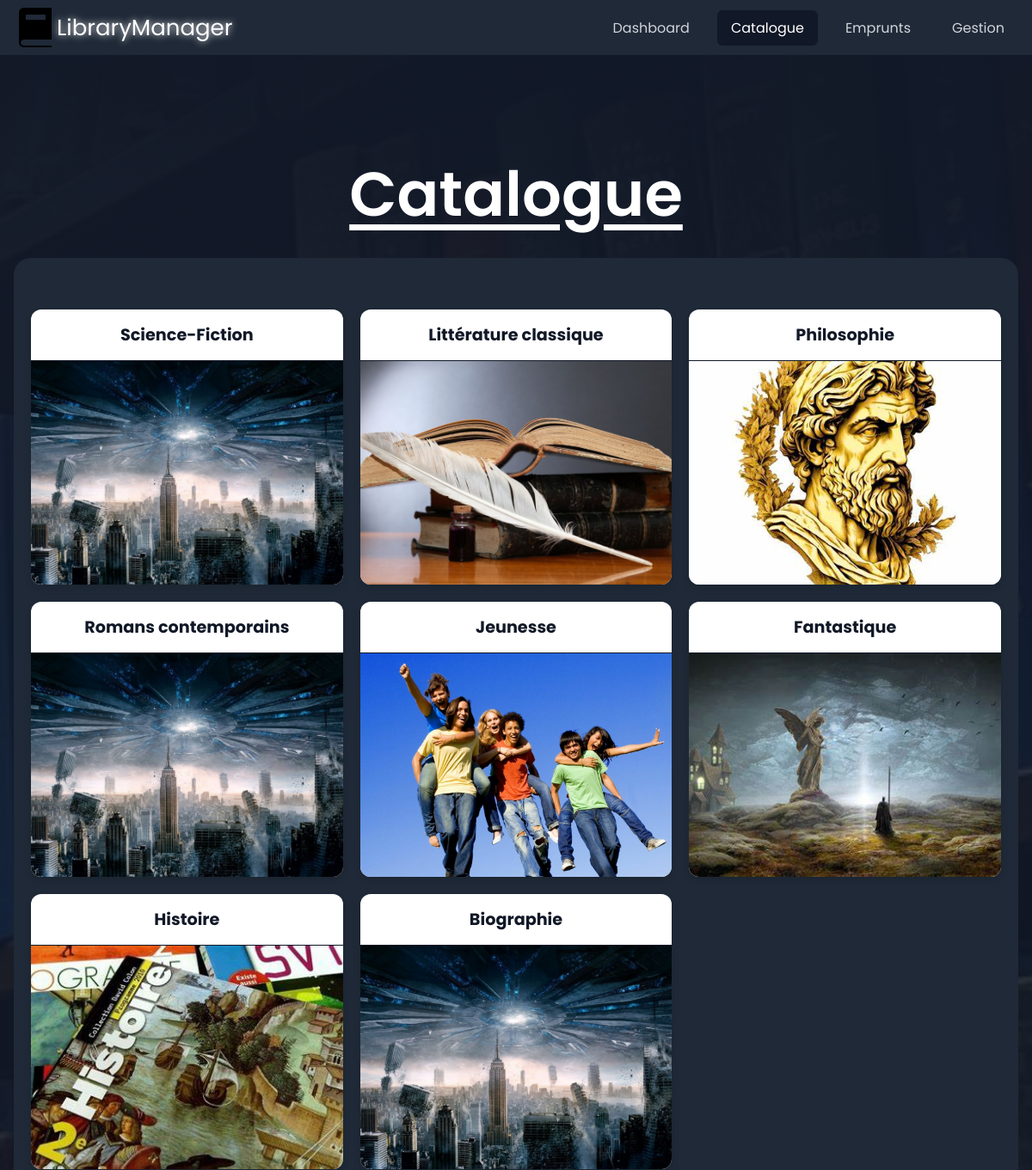
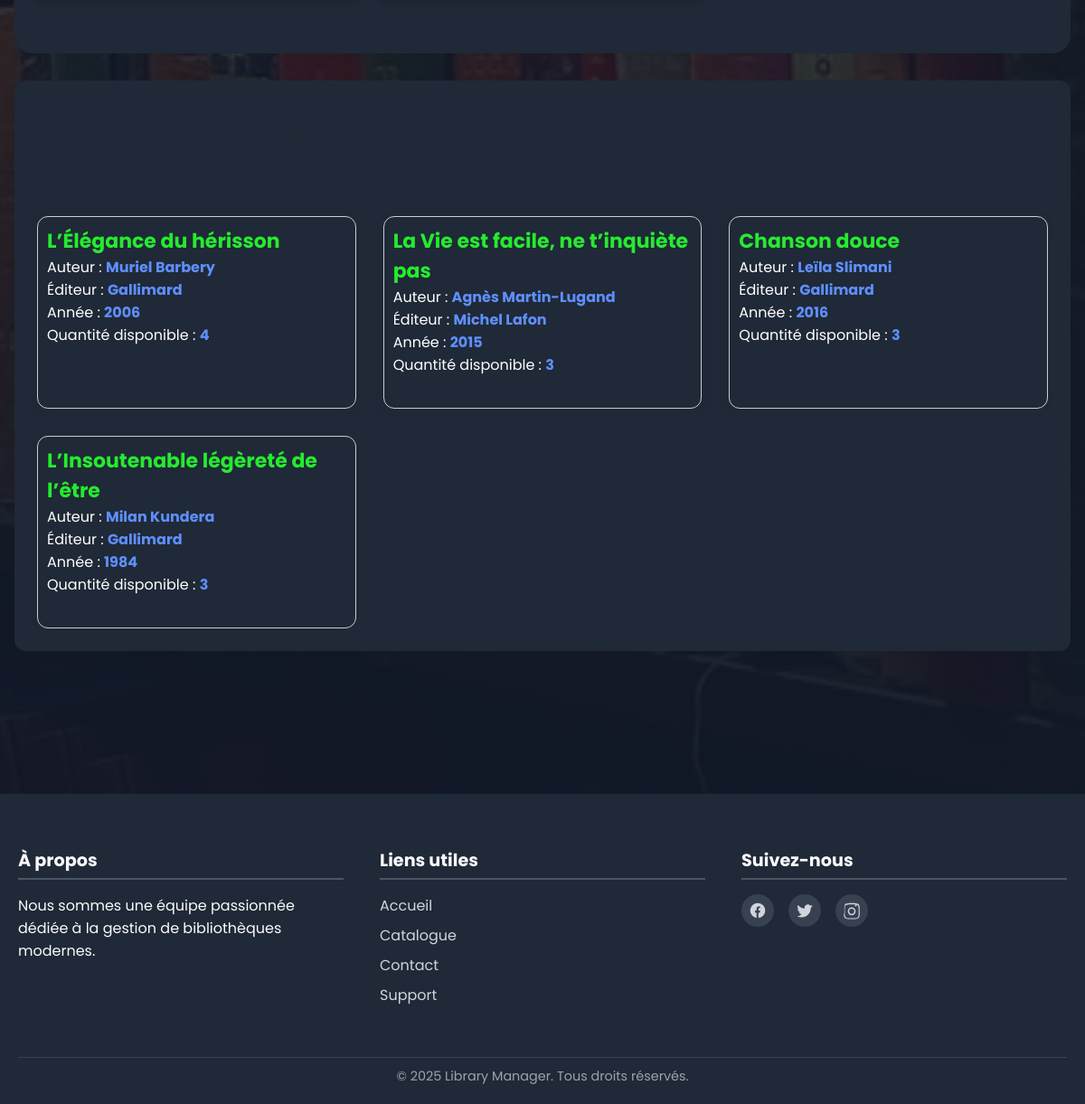
/views/catalogue.php?id_categorie=4, run on the app's committed database (2 pictures, top to bottom).
### tables this page shows
CREATE TABLE categories (
    id_categorie INT AUTO_INCREMENT PRIMARY KEY,
    nom_categorie VARCHAR(100) NOT NULL UNIQUE,
    image VARCHAR(255)
);

CREATE TABLE livres (
    id_livre INT PRIMARY KEY AUTO_INCREMENT,
    titre VARCHAR(255) NOT NULL,
    auteur VARCHAR(255) NOT NULL,
    editeur VARCHAR(255),
    annee YEAR,
    isbn VARCHAR(20) UNIQUE,
    quantite_total INT NOT NULL,
    id_categorie INT,
    FOREIGN KEY (id_categorie) REFERENCES categories(id_categorie)
);

### views/catalogue.php (the view, shortened to what this page needs)
<?php
$pdo = new PDO('mysql:host=localhost;dbname=bib;charset=utf8', 'root', '');
$pdo->setAttribute(PDO::ATTR_ERRMODE, PDO::ERRMODE_EXCEPTION);
$query = $pdo->query("SELECT * FROM categories");
$categories = $query->fetchAll(PDO::FETCH_ASSOC);
$categories = $pdo->query("SELECT * FROM categories")->fetchAll(PDO::FETCH_ASSOC);
$livres = [];
if (isset($_GET['id_categorie'])) {
  $stmt = $pdo->prepare("SELECT * FROM livres WHERE id_categorie = :id");
  $stmt->execute([':id' => $_GET['id_categorie']]);
  $livres = $stmt->fetchAll(PDO::FETCH_ASSOC);
}
?>
<!DOCTYPE html>
<html lang="en">
<head>
  <link rel="stylesheet" href="../resources/css/style.css">
</head>
<body>
  <?php include "../includes/header.php"; ?>
  <div class="section">
    <div class="container">
      <div class="header">
        <h2 class="title">Catalogue</h2>
        <section class="catalogue">
          <div class="grid">
            <?php foreach ($categories as $cat): ?>
              <div class="card" onclick="window.location.href='?id_categorie=<?= $cat['id_categorie'] ?>#livres'">
                <h3><?= htmlspecialchars($cat['nom_categorie']) ?></h3>
                <?php if ($cat['image']): ?>
                  <img src="<?= htmlspecialchars($cat['image']) ?>" alt="Image catégorie" width="150">
                <?php endif; ?>
              </div>
            <?php endforeach; ?>
          </div>
        </section>
        <div class="livre-grid" id="livres">
          <?php if (!empty($livres)): ?>
            <h2>Livres dans la catégorie «
            </h2>
            <div class="livre-card">
              <?php foreach ($livres as $livre): ?>
                <div class="livre-items">
                  <strong><?= htmlspecialchars($livre['titre']) ?></strong><br>
                  Auteur : <b><?= htmlspecialchars($livre['auteur']) ?></b><br>
                  Éditeur : <b><?= htmlspecialchars($livre['editeur']) ?></b><br>
                  Année : <b><?= htmlspecialchars($livre['annee']) ?></b><br>
                  Quantité disponible : <b><?= htmlspecialchars($livre['quantite_total']) ?></b><br><br>
                </div>
              <?php endforeach; ?>
            </div>
          <?php endif; ?>
        </div>
      </div>
    </div>
  </div>
  <?php include '../includes/footer.php'; ?>
</body>
</html>

### resources/css/style.css (style rules this page uses)
body { margin: 0; font-family: poppins; background-color: #1f2937; color: white; }
.section { position: relative; overflow: hidden; padding-top: 3rem; padding-bottom: 8rem; background-image: linear-gradient(rgb(17, 24, 39), rgba(17, 24, 39, 0.85), rgb(17, 24, 39)), url('../images/background.jpg'); backdrop-filter: blur(15px); background-repeat: no-repeat; background-size: cover; background-position: center; background-attachment: fixed }
.title { font-size: 3rem; font-weight: 600; color: white; }
@media (min-width: 640px) { .title { font-size: 4.5rem; } }
.catalogue { padding: 60px 20px; background-color: #1f2937; border-radius: 20px; text-align: center; font-family: sans-serif; }
.grid { display: grid; grid-template-columns: repeat(auto-fit, minmax(250px, 1fr)); gap: 20px; max-width: 1200px; margin: 0 auto; }
.card { background-color: white; border-radius: 12px; overflow: hidden; box-shadow: 0 4px 8px rgba(0, 0, 0, 0.1); transition: transform 0.3s ease, box-shadow 0.3s ease; cursor: pointer; }
.card img { width: 100%; height: 160px; object-fit: cover; }
.card h3 { margin: 15px 0; font-size: 1.2rem; color: #111827; }
h2 { font-size: rem; font-weight: 600; }
h2 { text-align: center; margin-bottom: 20px; color: #1f2937; text-decoration: underline; text-underline-offset: 10px; }

### views/catalogue.php (style rules this page uses)
.catalogue { padding: 60px 20px; background-color: #1f2937; border-radius: 20px; text-align: center; font-family: sans-serif; }
.grid { display: grid; grid-template-columns: repeat(auto-fit, minmax(300px, 1fr)); gap: 20px; max-width: 1200px; margin: 0 auto; }
.card { background-color: white; border-radius: 12px; overflow: hidden; display: flex; flex-direction: column; align-items: center; box-shadow: 0 4px 8px rgba(0, 0, 0, 0.1); transition: transform 0.3s ease, box-shadow 0.3s ease; cursor: pointer; }
.card img { width: 100%; height: 260px; border-top: 1px solid #111827; }
.card h3 { margin: 15px 0; font-size: 1.2rem; color: #111827; }
.livre-grid { display: flex; flex-direction: column; background-color: #1f2937; gap: 50px; border-radius: 12px; padding: 20px; max-width: 1200px; margin: 30px auto; }
.livre-card { border-radius: 12px; overflow: hidden; display: grid; grid-template-columns: repeat(auto-fit, minmax(300px, 1fr)); gap: 20px; transition: transform 0.3s ease, box-shadow 0.3s ease; cursor: pointer; }
.livre-items { border: 1px solid #ccc; margin: 5px; border-radius: 12px; padding: 10px; box-shadow: 0 4px 8px #1f2937; text-align: left; }
.livre-items strong { margin: 0; width: 300px; font-size: 22px; color: rgb(37, 235, 47); }
.livre-items b { color: rgb(95, 143, 255); }

### includes/header.php (style rules this page uses)
* { font-family: poppins; }
.container { transition: 0.3s ease-in-out, color 0.3s; max-width: 1200px; margin: 0 auto; padding: 0 1rem; }

### data on the page
categories: nom_categorie "Science-Fiction", image (picture)
categories: nom_categorie "Littérature classique", image (picture)
categories: nom_categorie "Philosophie", image (picture)
categories: nom_categorie "Romans contemporains", image (picture)
categories: nom_categorie "Jeunesse", image (picture)
categories: nom_categorie "Fantastique", image (picture)
categories: nom_categorie "Histoire", image (picture)
categories: nom_categorie "Biographie", image (picture)
livres: titre "L’Élégance du hérisson", auteur "Muriel Barbery", editeur "Gallimard", annee "2006", quantite_total "4"
livres: titre "La Vie est facile, ne t’inquiète pas", auteur "Agnès Martin-Lugand", editeur "Michel Lafon", annee "2015", quantite_total "3"
livres: titre "Chanson douce", auteur "Leïla Slimani", editeur "Gallimard", annee "2016", quantite_total "3"
livres: titre "L’Insoutenable légèreté de l’être", auteur "Milan Kundera", editeur "Gallimard", annee "1984", quantite_total "3"
